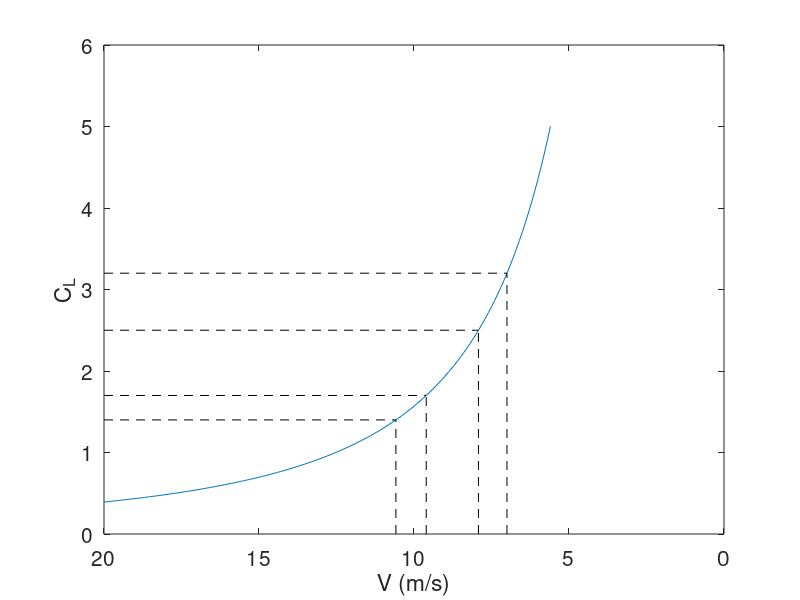

Write MATLAB code to recreate this figure.
%Vehicle state transitions from cruise to approach configurations.

V = [20:-.1:5.6];
W = 36 * 4.45;
Sref = 17.95*.3048^2;
bref = 13*.3048;
bh = 4.4*.3048;
bv = 2.3*.3048;
rho = 1.225;

CLr = 2*W./(rho*V.^2*Sref);

CLm_clean   = 1.4;
CLm_ubf     = 1.7;
CL8         = 2.5;
CL7         = 3.2;
%CL6         = 3.2;

f1 = figure()
plot(V, CLr);
set(gca,'xdir','reverse', 'fontsize', 15)

hold on

Vm_clean    = interp1(CLr, V, CLm_clean);
Vm_ubf      = interp1(CLr, V, CLm_ubf);
Vm_8        = interp1(CLr, V, CL8);
Vm_7        = interp1(CLr, V, CL7);

plot([V(1), Vm_clean], [CLm_clean, CLm_clean], 'k--')
plot([Vm_clean, Vm_clean], [0, CLm_clean], 'k--')

plot([V(1), Vm_ubf], [CLm_ubf, CLm_ubf], 'k--')
plot([Vm_ubf, Vm_ubf], [0, CLm_ubf], 'k--')

plot([V(1), Vm_8], [CL8, CL8], 'k--')
plot([Vm_8, Vm_8], [0, CL8], 'k--')

plot([V(1), Vm_7], [CL7, CL7], 'k--')
plot([Vm_7, Vm_7], [0, CL7], 'k--')

xlabel('V (m/s)')
ylabel('C_L')

saveas(f1,'decel_profile.pdf')

